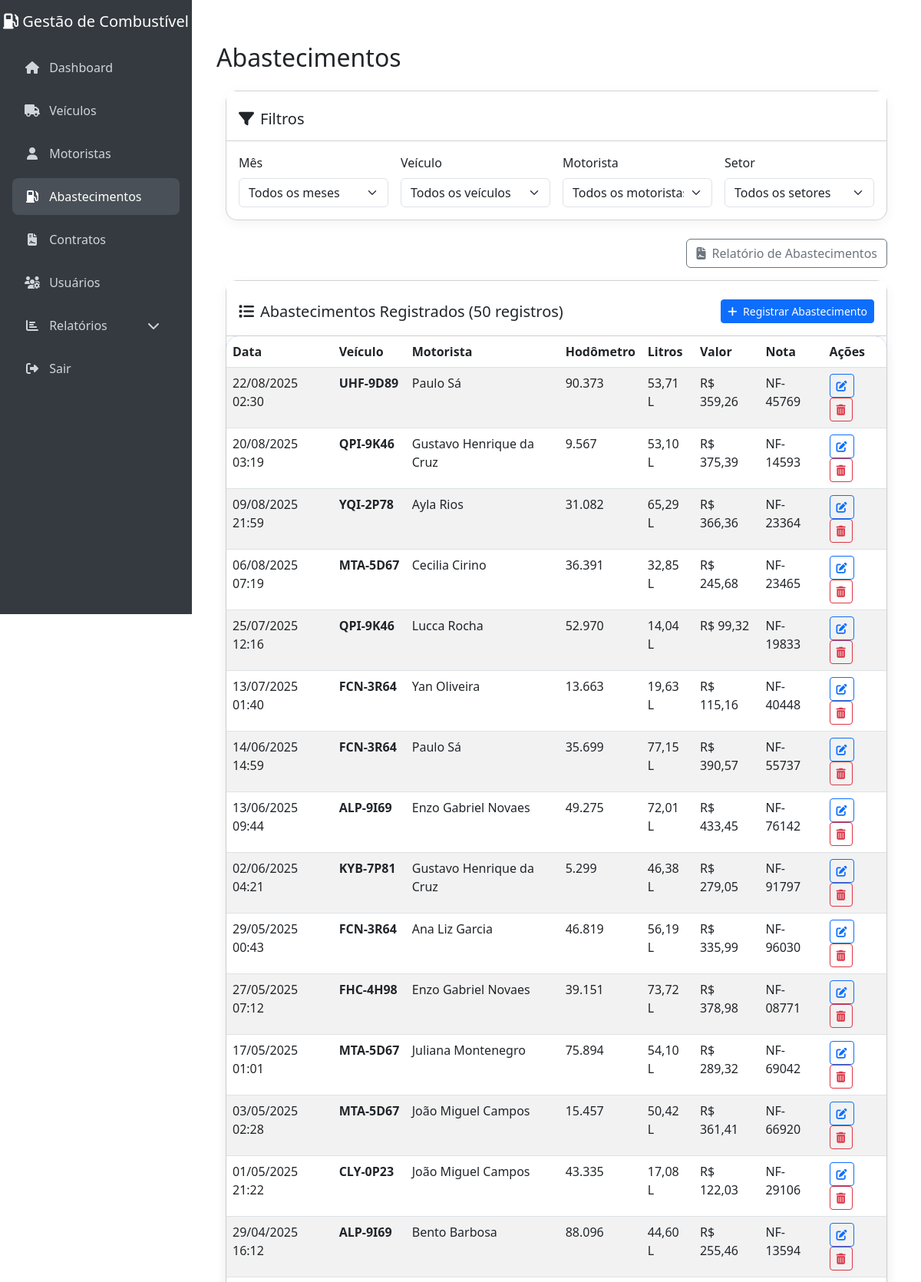
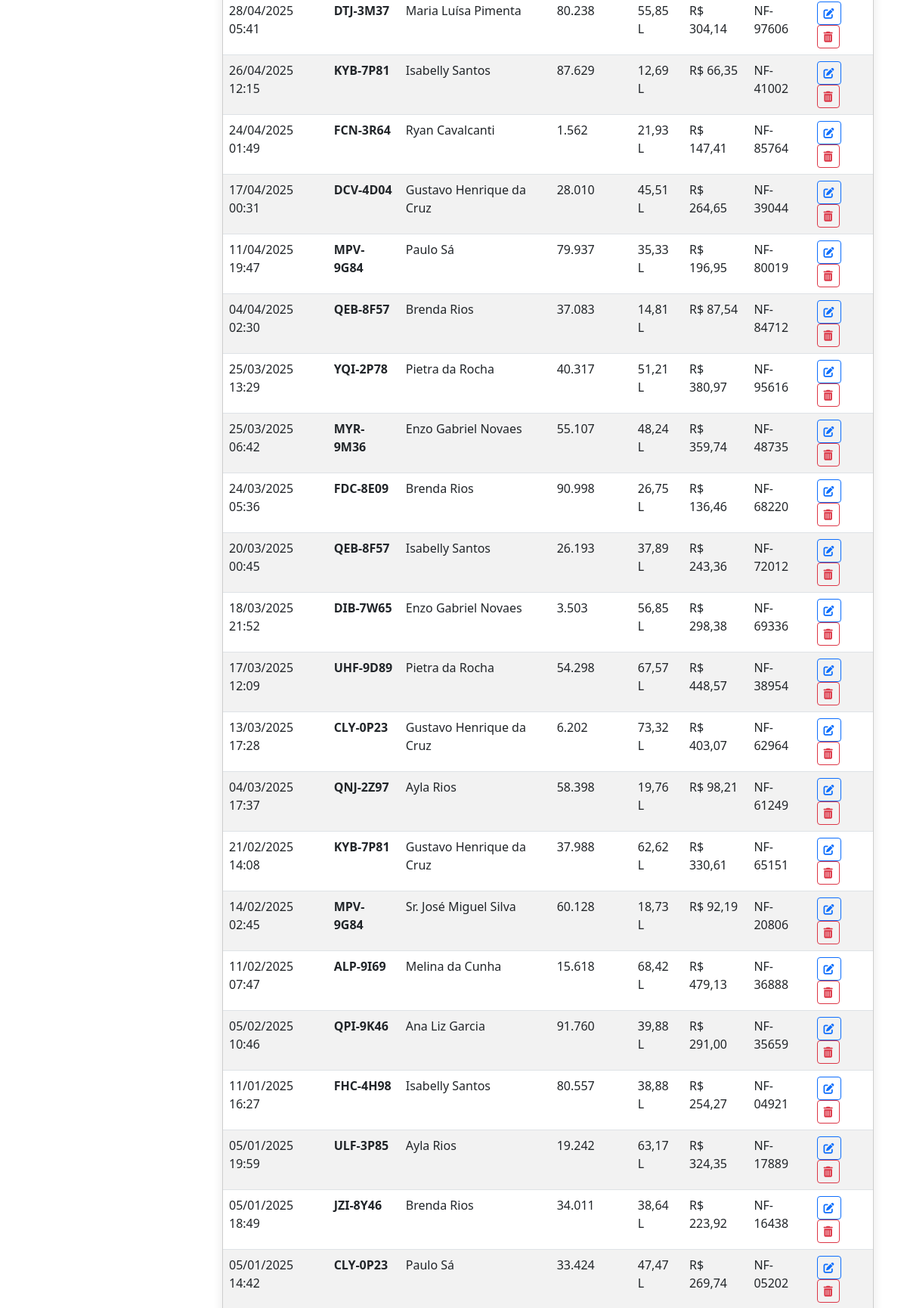
Page /abastecimentos (signed in, upper part) on the committed database (2 pictures, top to bottom).
### database.py (models this page shows, shortened)
class Abastecimento(db.Model):
    __tablename__ = 'abastecimento'
    id = db.Column(db.Integer, primary_key=True)
    data = db.Column(db.DateTime, nullable=False)
    veiculo_id = db.Column(db.Integer, db.ForeignKey('veiculo.id'), nullable=False)
    motorista_id = db.Column(db.Integer, db.ForeignKey('motorista.id'), nullable=False)
    hodometro = db.Column(db.Integer, nullable=False)
    litros = db.Column(db.Float, nullable=False)
    valor_total = db.Column(db.Float, nullable=False)
    numero_nota = db.Column(db.String(50), nullable=False)
    observacoes = db.Column(db.Text, nullable=True)
    combustivel = db.Column(db.String(50), nullable=True)
    contrato_id = db.Column(db.Integer, db.ForeignKey('contrato_combustivel.id'), nullable=True)
    veiculo = db.relationship('Veiculo', backref='abastecimentos')
    motorista = db.relationship('Motorista', backref='abastecimentos')
    contrato = db.relationship('ContratoCombustivel', backref='abastecimentos_vinculados')

class Veiculo(db.Model):
    __tablename__ = 'veiculo'
    id = db.Column(db.Integer, primary_key=True)
    placa = db.Column(db.String(10), unique=True, nullable=False)
    tipo = db.Column(db.String(20), nullable=False)
    combustivel = db.Column(db.String(50), nullable=False)
    capacidade_tanque = db.Column(db.Float, nullable=True)

class Motorista(db.Model):
    __tablename__ = 'motorista'
    id = db.Column(db.Integer, primary_key=True)
    nome_completo = db.Column(db.String(100), nullable=False)
    documento = db.Column(db.String(50), nullable=False, unique=True)
    observacoes = db.Column(db.Text, nullable=True)
    setor = db.Column(db.String(100), nullable=True)  # Setor/departamento do motorista

### app.py (the view, shortened to what this page needs)
@app.route("/abastecimentos", methods=["GET", "POST"])
def abastecimentos_view():
    if "usuario" not in session:
        return redirect(url_for("login"))
    usuario_tipo = session.get("usuario_tipo")
    usuario_setor = session.get("usuario_setor")
    setores = []
    if usuario_tipo == "admin":
        setores = [s[0] for s in db.session.query(User.setor).filter(User.setor != None).distinct().order_by(User.setor).all() if s[0]]
        setor_selecionado = request.form.get("setor") if request.method == "POST" else None
        if setor_selecionado:
            veiculos = Veiculo.query.filter(Veiculo.tipo == setor_selecionado).order_by(Veiculo.placa).all()
        else:
            veiculos = Veiculo.query.order_by(Veiculo.placa).all()
    elif usuario_setor:
        veiculos = Veiculo.query.filter(Veiculo.tipo == usuario_setor).order_by(Veiculo.placa).all()
    else:
        veiculos = Veiculo.query.order_by(Veiculo.placa).all()
    if usuario_tipo != "admin" and usuario_setor:
        motoristas = Motorista.query.join(Abastecimento).join(Veiculo).filter(Veiculo.tipo == usuario_setor).order_by(Motorista.nome_completo).distinct().all()
        abastecimentos_lista = Abastecimento.query.join(Veiculo).filter(Veiculo.tipo == usuario_setor).order_by(Abastecimento.data.desc()).all()
    else:
        motoristas = Motorista.query.order_by(Motorista.nome_completo).all()
        abastecimentos_lista = Abastecimento.query.order_by(Abastecimento.data.desc()).all()
    contratos_ativos = ContratoCombustivel.query.filter_by(ativo=True).all()
    return render_template(
        "abastecimento.html",
        items=abastecimentos_lista,
        vehicles=veiculos,
        drivers=motoristas,
        contratos_ativos=contratos_ativos,
        setores=setores
    )

### templates/abastecimento.html (shortened to what this page needs)
{% extends "base.html" %}
{% block page_title %}Abastecimentos{% endblock %}
{% block head_extra %}
  <link href="https://cdn.jsdelivr.net/npm/bootstrap@5.3.0/dist/css/bootstrap.min.css" rel="stylesheet">
  <link rel="stylesheet" href="https://cdnjs.cloudflare.com/ajax/libs/font-awesome/6.4.0/css/all.min.css">
{% endblock %}
{% block content %}
<div class="container-fluid">
    <div class="card card-custom mb-4">
      <div class="card-header bg-white pt-4 pb-3">
        <h5 class="card-title mb-0"><i class="fas fa-filter me-2"></i>Filtros</h5>
      </div>
      <div class="card-body">
        <div class="row g-3">
          <div class="col-md-3">
            <label for="filtro_mes" class="form-label">Mês</label>
            <select class="form-select" id="filtro_mes">
              <option value="">Todos os meses</option>
            </select>
          </div>
          <div class="col-md-3">
            <label for="filtro_veiculo" class="form-label">Veículo</label>
            <select class="form-select" id="filtro_veiculo">
              <option value="">Todos os veículos</option>
            </select>
          </div>
          <div class="col-md-3">
            <label for="filtro_motorista" class="form-label">Motorista</label>
            <select class="form-select" id="filtro_motorista">
              <option value="">Todos os motoristas</option>
            </select>
          </div>
          {% if session['usuario_tipo'] == 'admin' and setores %}
          <div class="col-md-3">
            <label for="filtro_setor" class="form-label">Setor</label>
            <select class="form-select" id="filtro_setor" name="filtro_setor">
              <option value="">Todos os setores</option>
            </select>
          </div>
          {% endif %}
        </div>
      </div>
    </div>
    <div class="d-flex justify-content-end mb-3">
      <button id="btn-relatorio-abastecimentos" class="btn btn-outline-secondary" type="button">
        <i class="fas fa-file-contract me-1"></i> Relatório de Abastecimentos
      </button>
    </div>
    <div class="card card-custom">
      <div class="card-header bg-white pt-4 pb-3 d-flex justify-content-between align-items-center">
        <h5 class="card-title mb-0"><i class="fas fa-list me-2"></i>Abastecimentos Registrados (<span id="total-registros">{{ items|length }}</span> registros)</h5>
        <button class="btn btn-sm btn-primary" data-bs-toggle="modal" data-bs-target="#modalRegistrarAbastecimento">
          <i class="fas fa-plus me-1"></i> Registrar Abastecimento
        </button>
      </div>
      <div class="card-body p-0">
        {% if items %}
          <div class="table-responsive table-responsive-custom">
            <table class="table table-striped table-hover mb-0 table-custom" id="tabela-abastecimentos">
              <thead>
                <tr>
                  <th>Data</th>
                  <th>Veículo</th>
                  <th>Motorista</th>
                  <th>Hodômetro</th>
                  <th>Litros</th>
                  <th>Valor</th>
                  <th>Nota</th>
                  <th>Ações</th>
                </tr>
              </thead>
              <tbody>
                {% for r in items %}
                <tr data-mes="{{ r.data.strftime('%Y-%m') }}" data-veiculo="{{ r.veiculo.placa if r.veiculo else 'N/A' }}" data-motorista="{{ r.motorista.nome_completo if r.motorista else 'N/A' }}" data-setor="{{ r.veiculo.tipo if r.veiculo else r.motorista.setor if r.motorista else '' }}">
                  <td>{{ r.data.strftime("%d/%m/%Y %H:%M") }}</td>
                  <td><strong>{{ r.veiculo.placa if r.veiculo else 'N/A' }}</strong></td>
                  <td>{{ r.motorista.nome_completo if r.motorista else 'N/A' }}</td>
                  <td>{{ "{:,.0f}".format(r.hodometro).replace(",", ".") }}</td>
                  <td>{{ "{:,.2f}".format(r.litros).replace(",", "X").replace(".", ",").replace("X", ".") }} L</td>
                  <td>R$ {{ "{:,.2f}".format(r.valor_total).replace(",", "X").replace(".", ",").replace("X", ".") }}</td>
                  <td>{{ r.numero_nota }}</td>
                  <td>
                    <a href="{{ url_for('editar_abastecimento', abastecimento_id=r.id) }}" class="btn btn-sm btn-outline-primary me-1" title="Editar">
                      <i class="fas fa-edit"></i>
                    </a>
                    <form method="post" action="{{ url_for('excluir_abastecimento', abastecimento_id=r.id) }}" class="d-inline" onsubmit="return confirm('Tem certeza que deseja excluir este abastecimento?');">
                      <button type="submit" class="btn btn-sm btn-outline-danger" title="Excluir">
                        <i class="fas fa-trash-alt"></i>
                      </button>
                    </form>
                  </td>
                </tr>
                {% endfor %}
              </tbody>
            </table>
          </div>
        {% else %}
          <div class="alert alert-info m-4">Nenhum abastecimento encontrado.</div>
        {% endif %}
      </div>
    </div>
  </div>
{% endblock %}

### templates/base.html (style rules this page uses)
body { background-color: #f8f9fa; }

### templates/abastecimento.html (style rules this page uses)
.card-custom { border-radius: 15px; box-shadow: 0 4px 15px rgba(0, 0, 0, 0.05); margin-bottom: 2rem; }
.form-label { font-weight: 500; }
.table-responsive-custom { border-radius: 15px; overflow: hidden; box-shadow: 0 4px 15px rgba(0, 0, 0, 0.05); }
.table-custom thead { background-color: #667eea; color: white; }

### rows in the picture
Abastecimento: data "22/08/2025 02:30", veiculo "UHF-9D89", motorista "Paulo Sá", hodometro "90.373", litros "53,71", valor_total "359,26", numero_nota "NF-45769"
Abastecimento: data "20/08/2025 03:19", veiculo "QPI-9K46", motorista "Gustavo Henrique da Cruz", hodometro "9.567", litros "53,10", valor_total "375,39", numero_nota "NF-14593"
Abastecimento: data "09/08/2025 21:59", veiculo "YQI-2P78", motorista "Ayla Rios", hodometro "31.082", litros "65,29", valor_total "366,36", numero_nota "NF-23364"
Abastecimento: data "06/08/2025 07:19", veiculo "MTA-5D67", motorista "Cecilia Cirino", hodometro "36.391", litros "32,85", valor_total "245,68", numero_nota "NF-23465"
Abastecimento: data "25/07/2025 12:16", veiculo "QPI-9K46", motorista "Lucca Rocha", hodometro "52.970", litros "14,04", valor_total "99,32", numero_nota "NF-19833"
Abastecimento: data "13/07/2025 01:40", veiculo "FCN-3R64", motorista "Yan Oliveira", hodometro "13.663", litros "19,63", valor_total "115,16", numero_nota "NF-40448"
Abastecimento: data "14/06/2025 14:59", veiculo "FCN-3R64", motorista "Paulo Sá", hodometro "35.699", litros "77,15", valor_total "390,57", numero_nota "NF-55737"
Abastecimento: data "13/06/2025 09:44", veiculo "ALP-9I69", motorista "Enzo Gabriel Novaes", hodometro "49.275", litros "72,01", valor_total "433,45", numero_nota "NF-76142"
Abastecimento: data "02/06/2025 04:21", veiculo "KYB-7P81", motorista "Gustavo Henrique da Cruz", hodometro "5.299", litros "46,38", valor_total "279,05", numero_nota "NF-91797"
Abastecimento: data "29/05/2025 00:43", veiculo "FCN-3R64", motorista "Ana Liz Garcia", hodometro "46.819", litros "56,19", valor_total "335,99", numero_nota "NF-96030"
Abastecimento: data "27/05/2025 07:12", veiculo "FHC-4H98", motorista "Enzo Gabriel Novaes", hodometro "39.151", litros "73,72", valor_total "378,98", numero_nota "NF-08771"
Abastecimento: data "17/05/2025 01:01", veiculo "MTA-5D67", motorista "Juliana Montenegro", hodometro "75.894", litros "54,10", valor_total "289,32", numero_nota "NF-69042"
Abastecimento: data "03/05/2025 02:28", veiculo "MTA-5D67", motorista "João Miguel Campos", hodometro "15.457", litros "50,42", valor_total "361,41", numero_nota "NF-66920"
Abastecimento: data "01/05/2025 21:22", veiculo "CLY-0P23", motorista "João Miguel Campos", hodometro "43.335", litros "17,08", valor_total "122,03", numero_nota "NF-29106"
Abastecimento: data "29/04/2025 16:12", veiculo "ALP-9I69", motorista "Bento Barbosa", hodometro "88.096", litros "44,60", valor_total "255,46", numero_nota "NF-13594"
Abastecimento: data "28/04/2025 05:41", veiculo "DTJ-3M37", motorista "Maria Luísa Pimenta", hodometro "80.238", litros "55,85", valor_total "304,14", numero_nota "NF-97606"
Abastecimento: data "26/04/2025 12:15", veiculo "KYB-7P81", motorista "Isabelly Santos", hodometro "87.629", litros "12,69", valor_total "66,35", numero_nota "NF-41002"
Abastecimento: data "24/04/2025 01:49", veiculo "FCN-3R64", motorista "Ryan Cavalcanti", hodometro "1.562", litros "21,93", valor_total "147,41", numero_nota "NF-85764"
Abastecimento: data "17/04/2025 00:31", veiculo "DCV-4D04", motorista "Gustavo Henrique da Cruz", hodometro "28.010", litros "45,51", valor_total "264,65", numero_nota "NF-39044"
Abastecimento: data "11/04/2025 19:47", veiculo "MPV-9G84", motorista "Paulo Sá", hodometro "79.937", litros "35,33", valor_total "196,95", numero_nota "NF-80019"
Abastecimento: data "04/04/2025 02:30", veiculo "QEB-8F57", motorista "Brenda Rios", hodometro "37.083", litros "14,81", valor_total "87,54", numero_nota "NF-84712"
Abastecimento: data "25/03/2025 13:29", veiculo "YQI-2P78", motorista "Pietra da Rocha", hodometro "40.317", litros "51,21", valor_total "380,97", numero_nota "NF-95616"
Abastecimento: data "25/03/2025 06:42", veiculo "MYR-9M36", motorista "Enzo Gabriel Novaes", hodometro "55.107", litros "48,24", valor_total "359,74", numero_nota "NF-48735"
Abastecimento: data "24/03/2025 05:36", veiculo "FDC-8E09", motorista "Brenda Rios", hodometro "90.998", litros "26,75", valor_total "136,46", numero_nota "NF-68220"
Abastecimento: data "20/03/2025 00:45", veiculo "QEB-8F57", motorista "Isabelly Santos", hodometro "26.193", litros "37,89", valor_total "243,36", numero_nota "NF-72012"
Abastecimento: data "18/03/2025 21:52", veiculo "DIB-7W65", motorista "Enzo Gabriel Novaes", hodometro "3.503", litros "56,85", valor_total "298,38", numero_nota "NF-69336"
Abastecimento: data "17/03/2025 12:09", veiculo "UHF-9D89", motorista "Pietra da Rocha", hodometro "54.298", litros "67,57", valor_total "448,57", numero_nota "NF-38954"
Abastecimento: data "13/03/2025 17:28", veiculo "CLY-0P23", motorista "Gustavo Henrique da Cruz", hodometro "6.202", litros "73,32", valor_total "403,07", numero_nota "NF-62964"
Abastecimento: data "04/03/2025 17:37", veiculo "QNJ-2Z97", motorista "Ayla Rios", hodometro "58.398", litros "19,76", valor_total "98,21", numero_nota "NF-61249"
Abastecimento: data "21/02/2025 14:08", veiculo "KYB-7P81", motorista "Gustavo Henrique da Cruz", hodometro "37.988", litros "62,62", valor_total "330,61", numero_nota "NF-65151"
Abastecimento: data "14/02/2025 02:45", veiculo "MPV-9G84", motorista "Sr. José Miguel Silva", hodometro "60.128", litros "18,73", valor_total "92,19", numero_nota "NF-20806"
Abastecimento: data "11/02/2025 07:47", veiculo "ALP-9I69", motorista "Melina da Cunha", hodometro "15.618", litros "68,42", valor_total "479,13", numero_nota "NF-36888"
Abastecimento: data "05/02/2025 10:46", veiculo "QPI-9K46", motorista "Ana Liz Garcia", hodometro "91.760", litros "39,88", valor_total "291,00", numero_nota "NF-35659"
Abastecimento: data "11/01/2025 16:27", veiculo "FHC-4H98", motorista "Isabelly Santos", hodometro "80.557", litros "38,88", valor_total "254,27", numero_nota "NF-04921"
Abastecimento: data "05/01/2025 19:59", veiculo "ULF-3P85", motorista "Ayla Rios", hodometro "19.242", litros "63,17", valor_total "324,35", numero_nota "NF-17889"
Abastecimento: data "05/01/2025 18:49", veiculo "JZI-8Y46", motorista "Brenda Rios", hodometro "34.011", litros "38,64", valor_total "223,92", numero_nota "NF-16438"
Abastecimento: data "05/01/2025 14:42", veiculo "CLY-0P23", motorista "Paulo Sá", hodometro "33.424", litros "47,47", valor_total "269,74", numero_nota "NF-05202"

### other values in the picture
{{ items|length }} "50"
